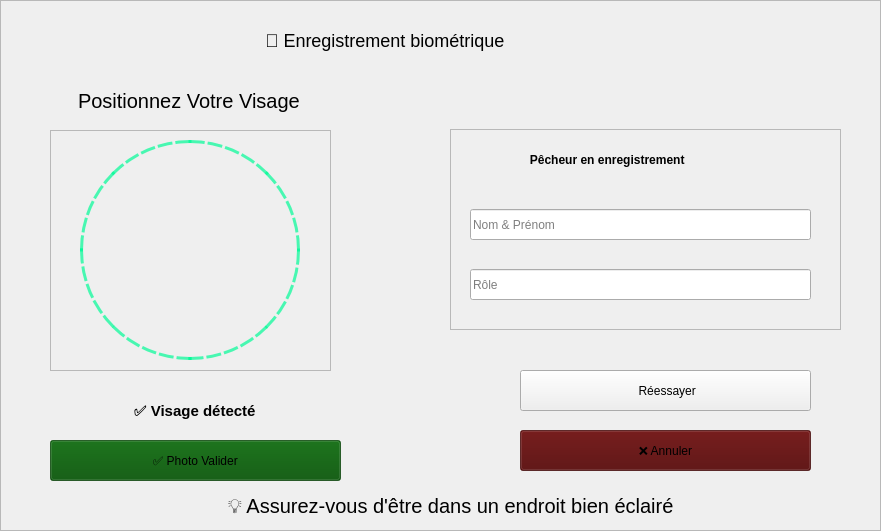
     <widget class="QFrame" name="framefaceidp">
      <property name="geometry">
       <rect>
        <x>550</x>
        <y>160</y>
        <width>881</width>
        <height>531</height>
       </rect>
      </property>
      <property name="frameShape">
       <enum>QFrame::Shape::StyledPanel</enum>
      </property>
      <property name="frameShadow">
       <enum>QFrame::Shadow::Raised</enum>
      </property>
      <widget class="QLabel" name="faceGuideCircle_4p">
       <property name="geometry">
        <rect>
         <x>80</x>
         <y>140</y>
         <width>220</width>
         <height>220</height>
        </rect>
       </property>
       <property name="minimumSize">
        <size>
         <width>220</width>
         <height>220</height>
        </size>
       </property>
       <property name="maximumSize">
        <size>
         <width>220</width>
         <height>220</height>
        </size>
       </property>
       <property name="styleSheet">
        <string notr="true">border: 3px dashed rgba(0, 250, 150, 0.7);
border-radius: 110px;
background: transparent;</string>
       </property>
       <property name="text">
        <string/>
       </property>
      </widget>
      <widget class="QFrame" name="frame_10p">
       <property name="geometry">
        <rect>
         <x>50</x>
         <y>130</y>
         <width>281</width>
         <height>241</height>
        </rect>
       </property>
       <property name="styleSheet">
        <string notr="true"/>
       </property>
       <property name="frameShape">
        <enum>QFrame::Shape::StyledPanel</enum>
       </property>
       <property name="frameShadow">
        <enum>QFrame::Shadow::Raised</enum>
       </property>
      </widget>
      <widget class="QLabel" name="label_legend_chalutier_11p">
       <property name="geometry">
        <rect>
         <x>70</x>
         <y>80</y>
         <width>251</width>
         <height>41</height>
        </rect>
       </property>
       <property name="styleSheet">
        <string notr="true">
                                        
                                        font-size: 20px;
                                        padding: 3px;
 border-radius: 15px;</string>
       </property>
       <property name="text">
        <string>Positionnez Votre Visage</string>
       </property>
      </widget>
      <widget class="QLabel" name="label_legend_chalutier_12p">
       <property name="geometry">
        <rect>
         <x>220</x>
         <y>490</y>
         <width>491</width>
         <height>31</height>
        </rect>
       </property>
       <property name="styleSheet">
        <string notr="true">
                                        
                                        font-size: 20px;
                                        padding: 3px;
border-radius: 15px;</string>
       </property>
       <property name="text">
        <string>💡 Assurez-vous d'être dans un endroit bien éclairé</string>
       </property>
      </widget>
      <widget class="QFrame" name="frame_11p">
       <property name="geometry">
        <rect>
         <x>450</x>
         <y>129</y>
         <width>391</width>
         <height>201</height>
        </rect>
       </property>
       <property name="frameShape">
        <enum>QFrame::Shape::StyledPanel</enum>
       </property>
       <property name="frameShadow">
        <enum>QFrame::Shadow::Raised</enum>
       </property>
       <widget class="QLabel" name="label_legend_chalutier_13p">
        <property name="geometry">
         <rect>
          <x>10</x>
          <y>10</y>
          <width>371</width>
          <height>41</height>
         </rect>
        </property>
        <property name="styleSheet">
         <string notr="true">font-weight:700</string>
        </property>
        <property name="text">
         <string>                     Pêcheur en enregistrement</string>
        </property>
       </widget>
       <widget class="QLineEdit" name="lineEdit_11p">
        <property name="geometry">
         <rect>
          <x>20</x>
          <y>80</y>
          <width>341</width>
          <height>31</height>
         </rect>
        </property>
        <property name="text">
         <string/>
        </property>
        <property name="placeholderText">
         <string>Nom &amp; Prénom</string>
        </property>
       </widget>
       <widget class="QLineEdit" name="lineEdit_12p">
        <property name="geometry">
         <rect>
          <x>20</x>
          <y>140</y>
          <width>341</width>
          <height>31</height>
         </rect>
        </property>
        <property name="text">
         <string/>
        </property>
        <property name="placeholderText">
         <string>Rôle</string>
        </property>
       </widget>
      </widget>
      <widget class="QPushButton" name="pushButton_10p">
       <property name="geometry">
        <rect>
         <x>520</x>
         <y>370</y>
         <width>291</width>
         <height>41</height>
        </rect>
       </property>
       <property name="styleSheet">
        <string notr="true"/>
       </property>
       <property name="text">
        <string> Réessayer</string>
       </property>
      </widget>
      <widget class="QPushButton" name="pushButton_11p">
       <property name="geometry">
        <rect>
         <x>520</x>
         <y>430</y>
         <width>291</width>
         <height>41</height>
        </rect>
       </property>
       <property name="styleSheet">
        <string notr="true">#pushButton_11p{background-color: rgba(80, 0, 0, 0.7);}
#pushButton_11p:hover{
	
	background-color: rgb(162, 15, 18);}
</string>
       </property>
       <property name="text">
        <string>❌ Annuler</string>
       </property>
      </widget>
      <widget class="QPushButton" name="bmi_6p">
       <property name="geometry">
        <rect>
         <x>50</x>
         <y>440</y>
         <width>291</width>
         <height>41</height>
        </rect>
       </property>
       <property name="styleSheet">
        <string notr="true">#bmi_6p{background-color:rgba(0, 80, 0, 0.7);}
#bmi_6p:hover{
	
	background-color: rgb(70, 140, 58);}</string>
       </property>
       <property name="text">
        <string>✅ Photo Valider</string>
       </property>
      </widget>
      <widget class="QLabel" name="label_8p">
       <property name="geometry">
        <rect>
         <x>110</x>
         <y>390</y>
         <width>181</width>
         <height>61</height>
        </rect>
       </property>
       <property name="styleSheet">
        <string notr="true">
    font-weight: 700;
    font-size: 15px;
    margin-bottom:20px;
    padding: 10px 20px;</string>
       </property>
       <property name="text">
        <string>✅ Visage détecté</string>
       </property>
      </widget>
      <widget class="QLabel" name="labelfp_2">
       <property name="geometry">
        <rect>
         <x>40</x>
         <y>20</y>
         <width>791</width>
         <height>41</height>
        </rect>
       </property>
       <property name="styleSheet">
        <string notr="true">

font-size:18px;</string>
       </property>
       <property name="text">
        <string>                                             🧬 Enregistrement biométrique</string>
       </property>
      </widget>
      <widget class="QPushButton" name="pushButton_4p_11">
       <property name="geometry">
        <rect>
         <x>580</x>
         <y>370</y>
         <width>61</width>
         <height>41</height>
        </rect>
       </property>
       <property name="styleSheet">
        <string notr="true">border:none;
image: url(:/res/rafraichir.png);
background-color:transparent;</string>
       </property>
       <property name="text">
        <string/>
       </property>
      </widget>
      <zorder>frame_10p</zorder>
      <zorder>faceGuideCircle_4p</zorder>
      <zorder>label_legend_chalutier_11p</zorder>
      <zorder>label_legend_chalutier_12p</zorder>
      <zorder>frame_11p</zorder>
      <zorder>pushButton_10p</zorder>
      <zorder>pushButton_11p</zorder>
      <zorder>bmi_6p</zorder>
      <zorder>label_8p</zorder>
      <zorder>labelfp_2</zorder>
      <zorder>pushButton_4p_11</zorder>
     </widget>
